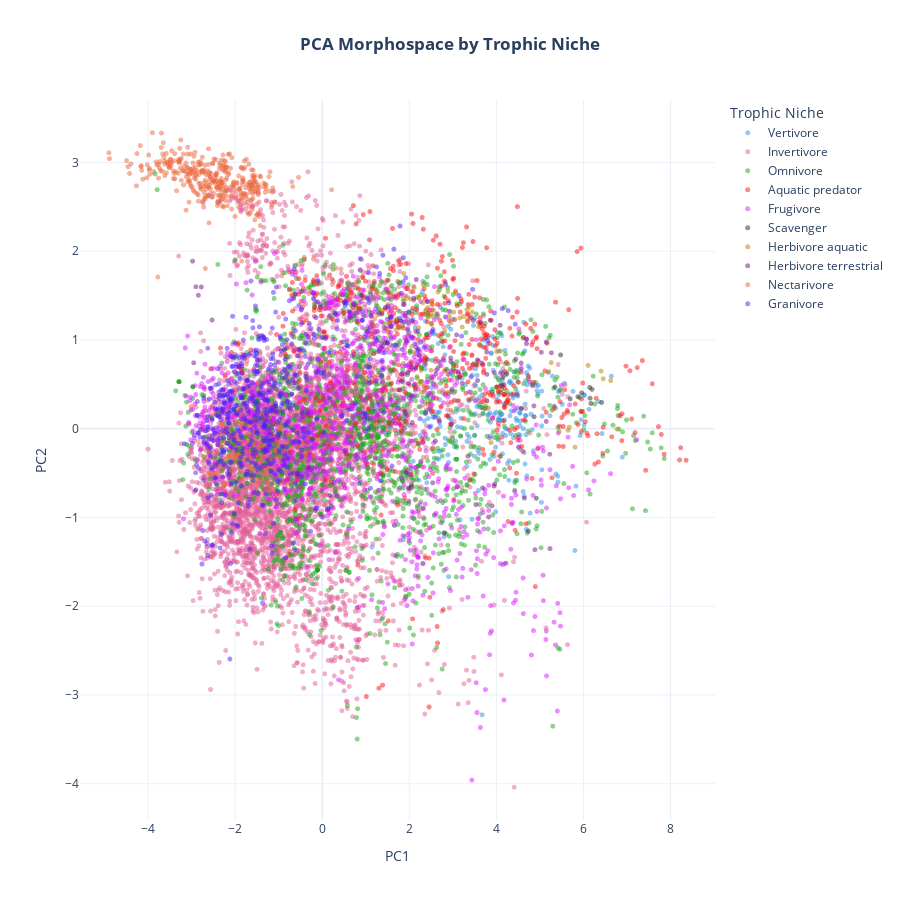
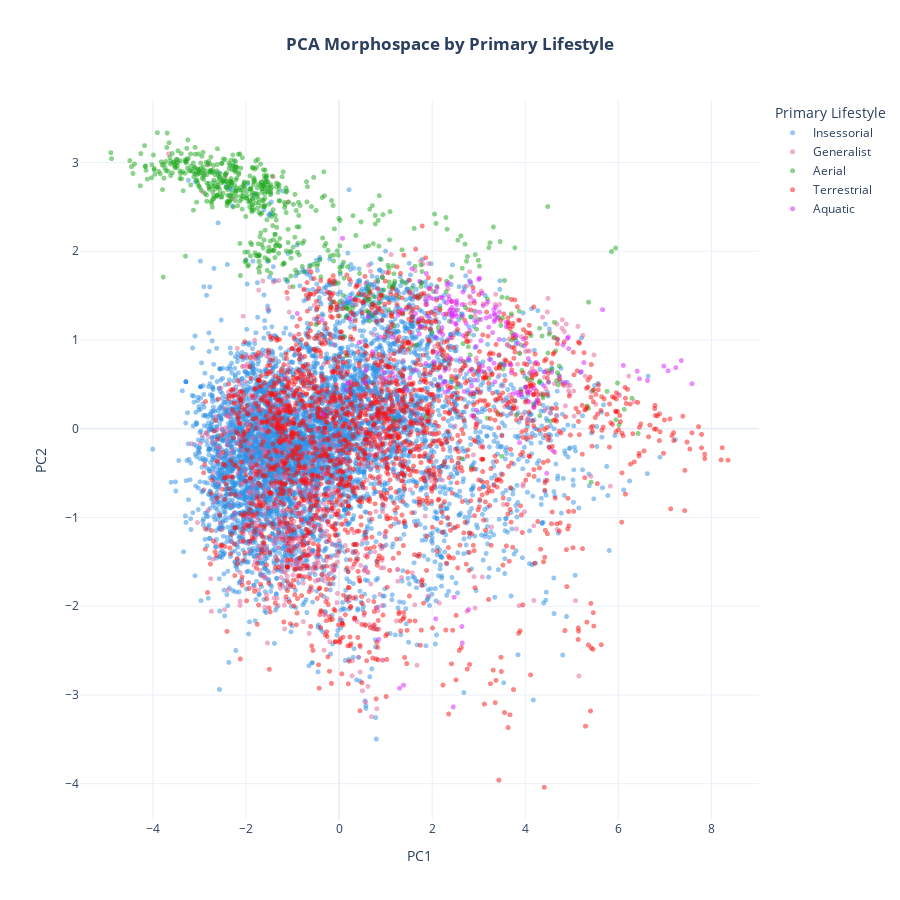
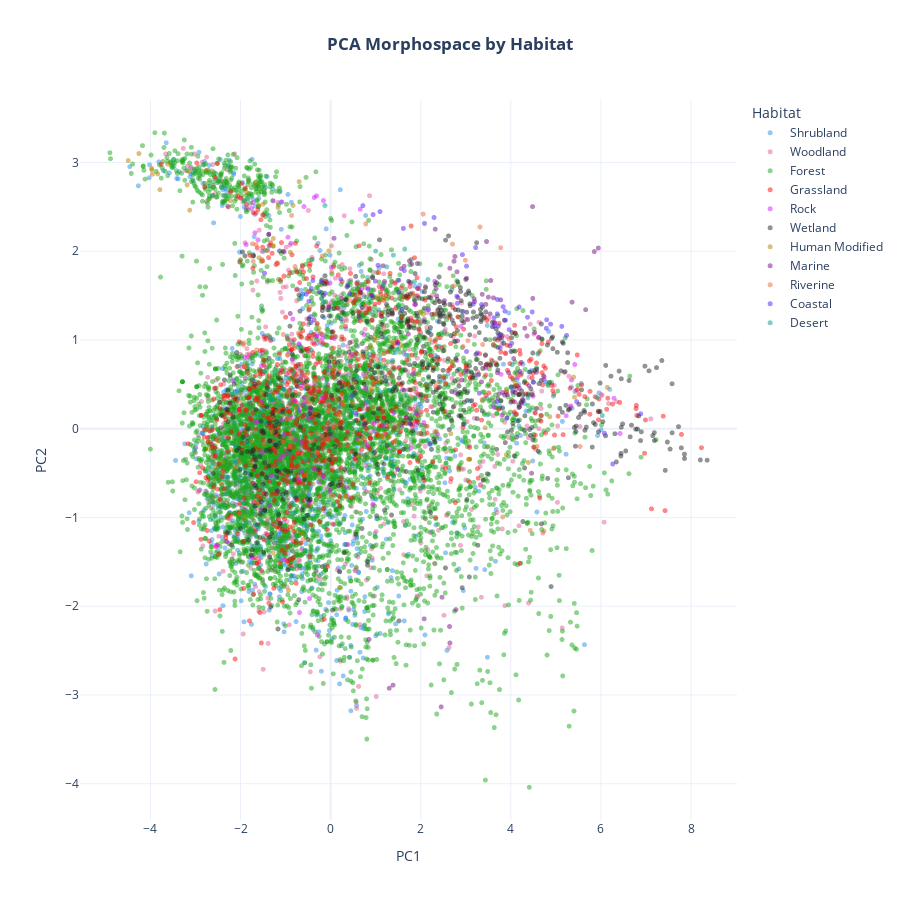
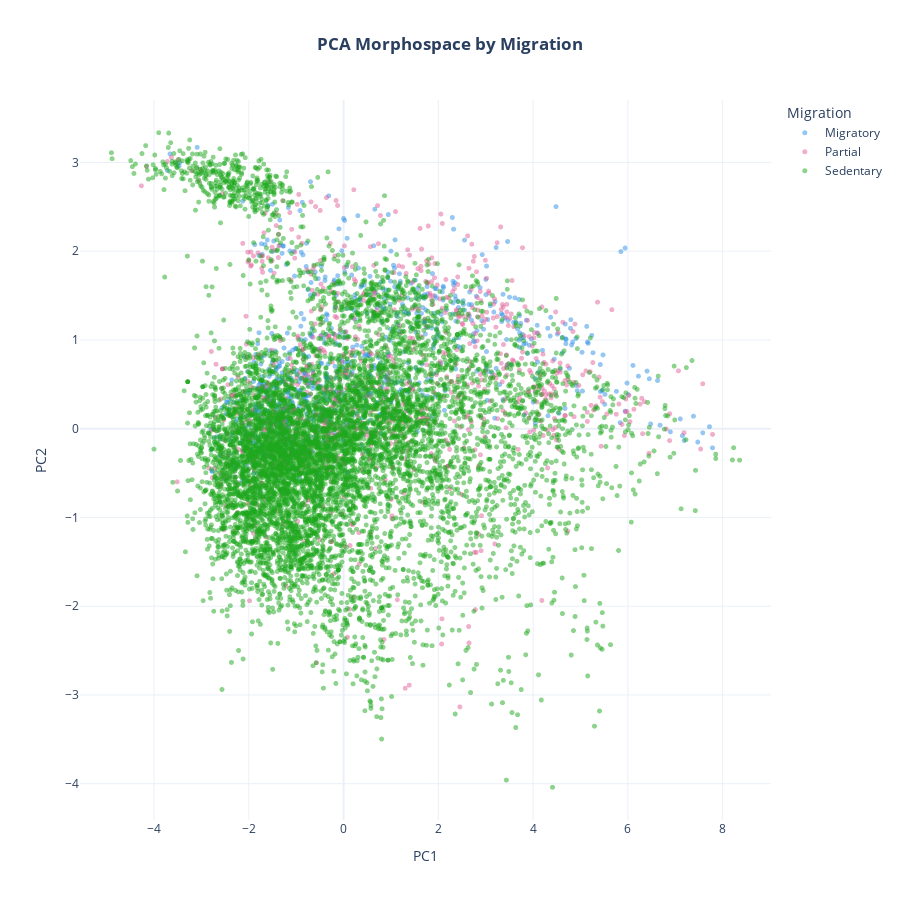

Notebook code cell kept with these figures, in order:
### Code cell
x_min, x_max = df_clean['PC1'].min(), df_clean['PC1'].max()
y_min, y_max = df_clean['PC2'].min(), df_clean['PC2'].max()
x_padding = (x_max - x_min) * 0.05
y_padding = (y_max - y_min) * 0.05
x_range = [x_min - x_padding, x_max + x_padding]
y_range = [y_min - y_padding, y_max + y_padding]

for cat in categories:
    if cat in df_clean.columns:
        clean_name = cat.replace('.', ' ').replace('_', ' ')
        
        fig = px.scatter(
            df_clean, 
            x='PC1', 
            y='PC2', 
            color=cat,
            color_discrete_sequence=px.colors.qualitative.Dark24,
            title=f'<b>PCA Morphospace by {clean_name}</b>',
            template='plotly_white',
            opacity=0.5,
            labels={cat: clean_name} 
        )
        
        fig.update_traces(marker=dict(size=5))

        fig.update_layout(
            autosize=True, 
            title_x=0.5,
            height=900,
            legend_title_text=clean_name,
            xaxis=dict(range=x_range, autorange=False),
            yaxis=dict(range=y_range, autorange=False)
        )

        fig.show()

### Figure 1 — Plotly figure (JSON) as saved in the notebook; plotly's stock layout.template omitted (floating-point values rounded to 4 significant figures; data arrays with more than 128 entries replaced by an {"elided": "..."} marker saying what was removed)
{"data": [{"hovertemplate": "Trophic Niche=Vertivore<br>PC1=%{x}<br>PC2=%{y}<extra></extra>", "legendgroup": "Vertivore", "marker": {"color": "#2E91E5", "opacity": 0.5, "size": 5, "symbol": "circle"}, "mode": "markers", "name": "Vertivore", "showlegend": true, "type": "scattergl", "x": {"elided": "289 float values"}, "xaxis": "x", "y": {"elided": "289 float values"}, "yaxis": "y"}, {"hovertemplate": "Trophic Niche=Invertivore<br>PC1=%{x}<br>PC2=%{y}<extra></extra>", "legendgroup": "Invertivore", "marker": {"color": "#E15F99", "opacity": 0.5, "size": 5, "symbol": "circle"}, "mode": "markers", "name": "Invertivore", "showlegend": true, "type": "scattergl", "x": {"elided": "4895 float values"}, "xaxis": "x", "y": {"elided": "4895 float values"}, "yaxis": "y"}, {"hovertemplate": "Trophic Niche=Omnivore<br>PC1=%{x}<br>PC2=%{y}<extra></extra>", "legendgroup": "Omnivore", "marker": {"color": "#1CA71C", "opacity": 0.5, "size": 5, "symbol": "circle"}, "mode": "markers", "name": "Omnivore", "showlegend": true, "type": "scattergl", "x": {"elided": "1741 float values"}, "xaxis": "x", "y": {"elided": "1741 float values"}, "yaxis": "y"}, {"hovertemplate": "Trophic Niche=Aquatic predator<br>PC1=%{x}<br>PC2=%{y}<extra></extra>", "legendgroup": "Aquatic predator", "marker": {"color": "#FB0D0D", "opacity": 0.5, "size": 5, "symbol": "circle"}, "mode": "markers", "name": "Aquatic predator", "showlegend": true, "type": "scattergl", "x": {"elided": "523 float values"}, "xaxis": "x", "y": {"elided": "523 float values"}, "yaxis": "y"}, {"hovertemplate": "Trophic Niche=Frugivore<br>PC1=%{x}<br>PC2=%{y}<extra></extra>", "legendgroup": "Frugivore", "marker": {"color": "#DA16FF", "opacity": 0.5, "size": 5, "symbol": "circle"}, "mode": "markers", "name": "Frugivore", "showlegend": true, "type": "scattergl", "x": {"elided": "1054 float values"}, "xaxis": "x", "y": {"elided": "1054 float values"}, "yaxis": "y"}, {"hovertemplate": "Trophic Niche=Scavenger<br>PC1=%{x}<br>PC2=%{y}<extra></extra>", "legendgroup": "Scavenger", "marker": {"color": "#222A2A", "opacity": 0.5, "size": 5, "symbol": "circle"}, "mode": "markers", "name": "Scavenger", "showlegend": true, "type": "scattergl", "x": [5.957, 5.872, 6.152, 6.417, 6.17, 5.346, 5.475, 6.143, 6.196, 4.865, 4.575, 4.917, 4.733, 5.695], "xaxis": "x", "y": [0.404, 0.3605, 0.3437, 0.2964, 0.2842, 0.47, 0.8314, 0.4656, 0.4433, 0.1351, 0.2299, -0.7843, -1.153, 0.336], "yaxis": "y"}, {"hovertemplate": "Trophic Niche=Herbivore aquatic<br>PC1=%{x}<br>PC2=%{y}<extra></extra>", "legendgroup": "Herbivore aquatic", "marker": {"color": "#B68100", "opacity": 0.5, "size": 5, "symbol": "circle"}, "mode": "markers", "name": "Herbivore aquatic", "showlegend": true, "type": "scattergl", "x": [2.553, 2.271, 2.428, 2.514, 2.062, 1.732, 2.524, 2.033, 3.244, 2.411, 3.344, 3.326, 3.591, 3.37, 3.159, 3.215, 3.444, 2.655, 2.312, 2.424, 2.512, 2.215, 1.857, 1.958, 2.814, 1.716, 5.26, 6.626, 6.107, 6.404, 5.203, 6.452, 2.277, 2.176, 2.215, 2.66, 3.072, 2.381, 2.955, 3.02, 1.274, 1.359, 1.75, 2.165, 2.098, 4.093, 4.006, 2.321, 2.109, 2.884, 2.498, 1.875, 2.18, 3.615, 2.92, 1.865, 5.645, 5.444, 5.675, 2.283, 2.956, 2.688, 2.496, 3.817, 2.87, 3.877, 2.221, 2.347, 1.629, 2.0, 1.006, 5.303, 6.771, 5.808], "xaxis": "x", "y": [1.335, 0.6571, 1.256, 1.174, 0.9278, 1.661, 1.267, 1.463, 1.264, 1.292, 1.23, 1.343, 1.149, 1.371, 1.248, 1.144, 1.316, 1.271, 1.418, 1.365, 1.42, 1.474, 1.451, 1.474, 1.105, 1.238, 0.7449, 0.5429, 0.7133, 0.649, 0.6429, 0.5627, 0.4097, 0.5871, 1.139, 1.541, 1.526, 1.339, 1.195, 1.313, 1.282, 1.336, 1.153, 1.085, 0.8597, 0.8737, 0.8698, 1.622, 1.59, 1.546, 1.294, 1.748, 1.481, 0.9513, 1.271, 0.736, -0.01764, -0.03129, 0.01802, 0.5285, 0.2083, 0.4191, 0.6578, 0.2338, 0.4099, -0.1567, 0.5039, 0.4421, 0.4328, -0.05458, 0.5668, 0.2208, -0.005144, -0.2076], "yaxis": "y"}, {"hovertemplate": "Trophic Niche=Herbivore terrestrial<br>PC1=%{x}<br>PC2=%{y}<extra></extra>", "legendgroup": "Herbivore terrestrial", "marker": {"color": "#750D86", "opacity": 0.5, "size": 5, "symbol": "circle"}, "mode": "markers", "name": "Herbivore terrestrial", "showlegend": true, "type": "scattergl", "x": [5.032, 5.263, 4.086, 5.145, 4.688, 3.858, 3.636, 4.69, 4.447, 3.468, 5.145, 3.087, 3.951, 4.475, 4.569, 3.777, 3.568, 2.976, 2.891, 3.564, 1.451, 1.117, 0.5067, -0.4895, 1.821, 2.069, 2.599, 1.912, 1.887, 1.981, 1.823, 2.608, 4.643, 4.177, 4.239, 3.899, 5.231, 4.884, 2.953, 2.951, 1.96, 2.062, 2.147, 2.222, 1.447, 1.8, 2.062, 5.226, 2.967, 3.156, 1.93, 1.975, 2.797, 2.001, 2.049, 2.536, 1.99, 1.787, 2.035, 1.942, 1.894, 4.832, 4.862, 4.148, 3.781, 4.119, 3.668, 3.214, 3.348, 3.959, 3.947, 3.53, 2.415, 3.821, -0.1621, -0.1763, -0.3173, -0.5631, 0.1746, 1.384, -2.978, -2.53, -2.953, -2.903, -2.845, -2.777, 2.159], "xaxis": "x", "y": [0.8611, 0.8555, 1.165, 0.9763, 1.012, 1.223, 1.198, 0.9586, 0.7841, 1.22, 0.08225, 1.058, 0.6304, 0.3832, 0.7396, 0.8637, 0.5429, 0.4457, 0.6115, 0.7756, 1.366, 1.516, 1.421, 1.542, 0.6173, 0.06989, -0.1387, 0.08189, 0.005001, 0.5069, 0.5329, 0.6167, -0.7822, 0.4973, 0.6226, -0.8688, -1.351, -1.363, 0.7577, 0.7959, 0.6296, 0.3726, 0.6807, 0.8264, 0.9666, 1.215, 0.6905, -0.2875, 0.04626, 0.5818, -0.4953, -0.6678, -1.175, -0.6724, -0.6294, -0.6093, -0.8168, 0.4355, -0.4444, 0.1475, 0.1958, 0.4855, 0.2571, 0.5776, 0.6127, 0.4876, 0.7397, 0.5121, -0.309, -0.6233, -0.6455, -0.8548, 0.7805, -0.994, -0.921, -0.4489, -0.436, -0.5029, -0.752, 0.9319, 1.888, 1.224, 0.742, 1.6, 1.503, 1.597, 1.681], "yaxis": "y"}, {"hovertemplate": "Trophic Niche=Nectarivore<br>PC1=%{x}<br>PC2=%{y}<extra></extra>", "legendgroup": "Nectarivore", "marker": {"color": "#EB663B", "opacity": 0.5, "size": 5, "symbol": "circle"}, "mode": "markers", "name": "Nectarivore", "showlegend": true, "type": "scattergl", "x": {"elided": "504 float values"}, "xaxis": "x", "y": {"elided": "504 float values"}, "yaxis": "y"}, {"hovertemplate": "Trophic Niche=Granivore<br>PC1=%{x}<br>PC2=%{y}<extra></extra>", "legendgroup": "Granivore", "marker": {"color": "#511CFB", "opacity": 0.5, "size": 5, "symbol": "circle"}, "mode": "markers", "name": "Granivore", "showlegend": true, "type": "scattergl", "x": {"elided": "650 float values"}, "xaxis": "x", "y": {"elided": "650 float values"}, "yaxis": "y"}], "layout": {"autosize": true, "height": 900, "legend": {"title": {"text": "Trophic Niche"}, "tracegroupgap": 0}, "title": {"text": "<b>PCA Morphospace by Trophic Niche</b>", "x": 0.5}, "xaxis": {"anchor": "y", "autorange": false, "domain": [0, 1], "range": [-5.564, 9.021], "title": {"text": "PC1"}}, "yaxis": {"anchor": "x", "autorange": false, "domain": [0, 1], "range": [-4.409, 3.704], "title": {"text": "PC2"}}}}

### Figure 2 — Plotly figure (JSON) as saved in the notebook; plotly's stock layout.template omitted (floating-point values rounded to 4 significant figures; data arrays with more than 128 entries replaced by an {"elided": "..."} marker saying what was removed)
{"data": [{"hovertemplate": "Primary Lifestyle=Insessorial<br>PC1=%{x}<br>PC2=%{y}<extra></extra>", "legendgroup": "Insessorial", "marker": {"color": "#2E91E5", "opacity": 0.5, "size": 5, "symbol": "circle"}, "mode": "markers", "name": "Insessorial", "showlegend": true, "type": "scattergl", "x": {"elided": "5980 float values"}, "xaxis": "x", "y": {"elided": "5980 float values"}, "yaxis": "y"}, {"hovertemplate": "Primary Lifestyle=Generalist<br>PC1=%{x}<br>PC2=%{y}<extra></extra>", "legendgroup": "Generalist", "marker": {"color": "#E15F99", "opacity": 0.5, "size": 5, "symbol": "circle"}, "mode": "markers", "name": "Generalist", "showlegend": true, "type": "scattergl", "x": {"elided": "847 float values"}, "xaxis": "x", "y": {"elided": "847 float values"}, "yaxis": "y"}, {"hovertemplate": "Primary Lifestyle=Aerial<br>PC1=%{x}<br>PC2=%{y}<extra></extra>", "legendgroup": "Aerial", "marker": {"color": "#1CA71C", "opacity": 0.5, "size": 5, "symbol": "circle"}, "mode": "markers", "name": "Aerial", "showlegend": true, "type": "scattergl", "x": {"elided": "671 float values"}, "xaxis": "x", "y": {"elided": "671 float values"}, "yaxis": "y"}, {"hovertemplate": "Primary Lifestyle=Terrestrial<br>PC1=%{x}<br>PC2=%{y}<extra></extra>", "legendgroup": "Terrestrial", "marker": {"color": "#FB0D0D", "opacity": 0.5, "size": 5, "symbol": "circle"}, "mode": "markers", "name": "Terrestrial", "showlegend": true, "type": "scattergl", "x": {"elided": "2146 float values"}, "xaxis": "x", "y": {"elided": "2146 float values"}, "yaxis": "y"}, {"hovertemplate": "Primary Lifestyle=Aquatic<br>PC1=%{x}<br>PC2=%{y}<extra></extra>", "legendgroup": "Aquatic", "marker": {"color": "#DA16FF", "opacity": 0.5, "size": 5, "symbol": "circle"}, "mode": "markers", "name": "Aquatic", "showlegend": true, "type": "scattergl", "x": {"elided": "187 float values"}, "xaxis": "x", "y": {"elided": "187 float values"}, "yaxis": "y"}], "layout": {"autosize": true, "height": 900, "legend": {"title": {"text": "Primary Lifestyle"}, "tracegroupgap": 0}, "title": {"text": "<b>PCA Morphospace by Primary Lifestyle</b>", "x": 0.5}, "xaxis": {"anchor": "y", "autorange": false, "domain": [0, 1], "range": [-5.564, 9.021], "title": {"text": "PC1"}}, "yaxis": {"anchor": "x", "autorange": false, "domain": [0, 1], "range": [-4.409, 3.704], "title": {"text": "PC2"}}}}

### Figure 3 — Plotly figure (JSON) as saved in the notebook; plotly's stock layout.template omitted (floating-point values rounded to 4 significant figures; data arrays with more than 128 entries replaced by an {"elided": "..."} marker saying what was removed)
{"data": [{"hovertemplate": "Habitat=Shrubland<br>PC1=%{x}<br>PC2=%{y}<extra></extra>", "legendgroup": "Shrubland", "marker": {"color": "#2E91E5", "opacity": 0.5, "size": 5, "symbol": "circle"}, "mode": "markers", "name": "Shrubland", "showlegend": true, "type": "scattergl", "x": {"elided": "1325 float values"}, "xaxis": "x", "y": {"elided": "1325 float values"}, "yaxis": "y"}, {"hovertemplate": "Habitat=Woodland<br>PC1=%{x}<br>PC2=%{y}<extra></extra>", "legendgroup": "Woodland", "marker": {"color": "#E15F99", "opacity": 0.5, "size": 5, "symbol": "circle"}, "mode": "markers", "name": "Woodland", "showlegend": true, "type": "scattergl", "x": {"elided": "879 float values"}, "xaxis": "x", "y": {"elided": "879 float values"}, "yaxis": "y"}, {"hovertemplate": "Habitat=Forest<br>PC1=%{x}<br>PC2=%{y}<extra></extra>", "legendgroup": "Forest", "marker": {"color": "#1CA71C", "opacity": 0.5, "size": 5, "symbol": "circle"}, "mode": "markers", "name": "Forest", "showlegend": true, "type": "scattergl", "x": {"elided": "5728 float values"}, "xaxis": "x", "y": {"elided": "5728 float values"}, "yaxis": "y"}, {"hovertemplate": "Habitat=Grassland<br>PC1=%{x}<br>PC2=%{y}<extra></extra>", "legendgroup": "Grassland", "marker": {"color": "#FB0D0D", "opacity": 0.5, "size": 5, "symbol": "circle"}, "mode": "markers", "name": "Grassland", "showlegend": true, "type": "scattergl", "x": {"elided": "754 float values"}, "xaxis": "x", "y": {"elided": "754 float values"}, "yaxis": "y"}, {"hovertemplate": "Habitat=Rock<br>PC1=%{x}<br>PC2=%{y}<extra></extra>", "legendgroup": "Rock", "marker": {"color": "#DA16FF", "opacity": 0.5, "size": 5, "symbol": "circle"}, "mode": "markers", "name": "Rock", "showlegend": true, "type": "scattergl", "x": [5.328, 6.425, 6.292, -1.755, -1.275, -1.865, -1.871, -1.723, -1.082, -0.3625, -0.1595, -0.5921, -0.3136, 0.658, 0.6875, 1.147, -0.01469, 0.01443, 2.06, 1.864, 0.7636, 0.9668, 2.894, 2.31, 1.754, 0.5951, 1.906, 1.821, 2.069, -1.072, 4.148, 3.781, -1.345, 0.3835, -1.744, -1.744, 4.736, 5.347, 2.995, 3.443, -0.8048, -1.028, -1.647, -1.513, -1.531, -1.647, -2.519, -2.542, -0.02619, -0.635, -0.1774, -1.903, 0.8114, 0.7498, -1.611, -1.875, -1.679, -0.8803, -1.373, -1.029, -0.9482, -0.6903, -1.032, -0.4683, -0.2942, -0.4515, -0.5871, -0.1581, -0.6465, 0.4648, 0.781, -0.469, -0.1879, -0.4496, -0.4916, -0.6465, 0.02819, -0.7918, -0.6373, -1.327, -0.6004, -0.8874, 0.3719, 0.355, 0.9411, -0.01472, -0.8393, 0.07881, -0.1862, -0.7026, -0.8494, -1.11, -2.302, -0.7002, -0.3514, -0.1972, 1.584, 1.78, 1.903, 1.396, 1.763, 2.377, 1.595, -1.534, -1.189, -1.06, 0.7408, -0.3104, -0.3104, -0.6905, -2.173, 5.419, 1.177, 3.8, 4.493, 5.23, 3.622, 2.803, 2.764], "xaxis": "x", "y": [0.2565, -0.05402, 0.3426, 2.484, 2.568, 2.489, 2.529, 2.548, 2.555, 2.605, 2.571, 2.503, 2.624, 2.473, 1.574, 1.591, 1.642, 1.817, 1.219, 1.399, 0.2834, 0.05675, 1.153, 1.662, 1.648, -0.1154, 0.1698, 0.6173, 0.06989, 0.1009, 0.5776, 0.6127, -0.8694, -1.305, -1.449, -1.449, 0.5541, 0.5486, 0.6503, 0.6955, 0.3194, -0.06535, 0.07344, -0.2672, 0.3096, 0.07344, -1.314, -1.313, 0.7021, 0.6057, 1.02, 0.8016, -0.1886, 0.04546, 2.127, 2.074, 2.208, 2.09, 2.192, 1.991, 2.158, -2.072, -1.477, -1.913, -2.323, 0.22, 0.345, -0.5379, -0.4846, 0.837, 0.4534, -0.828, 0.3465, 0.1905, 0.1147, -0.1575, -0.07943, -0.1168, 0.4854, -0.5291, 0.2852, 0.1229, -0.7624, -0.6553, -0.8519, -0.6939, 1.236, 1.017, 1.062, 0.957, 0.7843, -0.3263, -1.273, -0.574, -0.4551, -0.07563, 0.03302, -0.2199, 0.04915, 0.1768, 0.05419, -0.06405, 0.4425, 0.7079, -0.6988, -0.3015, 1.062, 1.046, 1.046, 0.2055, 0.5394, 0.723, 0.03783, 0.1505, 0.366, 0.1461, 0.243, 0.7692, 0.4062], "yaxis": "y"}, {"hovertemplate": "Habitat=Wetland<br>PC1=%{x}<br>PC2=%{y}<extra></extra>", "legendgroup": "Wetland", "marker": {"color": "#222A2A", "opacity": 0.5, "size": 5, "symbol": "circle"}, "mode": "markers", "name": "Wetland", "showlegend": true, "type": "scattergl", "x": {"elided": "592 float values"}, "xaxis": "x", "y": {"elided": "592 float values"}, "yaxis": "y"}, {"hovertemplate": "Habitat=Human Modified<br>PC1=%{x}<br>PC2=%{y}<extra></extra>", "legendgroup": "Human Modified", "marker": {"color": "#B68100", "opacity": 0.5, "size": 5, "symbol": "circle"}, "mode": "markers", "name": "Human Modified", "showlegend": true, "type": "scattergl", "x": [2.785, 6.143, -1.503, -0.6988, -1.168, -1.857, -1.596, -0.8345, 1.819, -1.863, -1.669, -2.757, -3.972, -3.97, -3.839, -3.791, -3.127, -3.956, -4.493, -3.62, -4.256, -2.227, -3.186, -3.135, 4.865, 4.733, 2.06, 1.981, -0.6974, -0.3571, -0.7791, -0.3363, -0.7743, 1.374, 1.565, 0.6898, 0.9798, 0.929, 0.9439, 0.8966, 2.114, 1.957, 1.955, 1.486, 2.346, 0.7224, 0.2784, -0.2578, 4.39, 3.899, 0.1971, -0.525, 3.91, 4.105, 2.673, 3.291, 3.061, 3.088, 3.088, -0.1848, -1.198, -1.275, -1.275, -1.275, -1.272, -0.8937, -1.59, -0.03857, -2.003, 0.9107, 0.177, 0.2517, 1.096, 0.6283, 2.667, 1.435, -0.3092, -1.096, -0.9376, -0.3074, 1.295, 0.8845, -0.6317, -0.9344, -1.768, -0.554, 0.3418, 0.328, 0.337, -2.217, -2.55, -2.389, -1.54, -1.764, -2.504, -2.432, -1.577, -2.715, 0.621, 0.9804, 0.1471, 0.04869, -1.915, 3.431, 1.542, 5.414, 5.392, 1.182, 1.031, 0.7673, 1.079, 1.157, 1.157], "xaxis": "x", "y": [1.073, 0.4656, 2.529, 2.783, 2.492, 2.524, 2.517, 2.516, 1.499, 2.662, 2.772, 2.912, 2.932, 2.918, 2.871, 2.694, 2.462, 2.867, 3.021, 2.982, 3.1, 2.569, 2.747, 2.896, 0.1351, -1.153, 1.287, 1.315, 0.3929, 0.5476, 0.2327, 0.1782, 0.08594, 0.9825, 0.9474, 0.8231, 1.035, 0.244, 0.5265, 0.4324, 0.4888, 0.6088, -0.05476, -0.4488, -0.0306, -0.1032, 0.2931, 1.129, -0.3806, -0.2938, -1.788, 0.472, 0.4225, 0.5087, 0.7586, 0.6182, -0.3438, -0.3443, -0.3443, -0.07997, 0.1913, -1.399, 2.059, 2.059, 2.144, 1.988, 1.926, 2.005, 1.897, 0.4537, 0.1197, 0.3838, -0.08261, -0.1353, -0.05683, -0.1436, 0.5573, 0.5203, 0.405, -0.05062, -0.09685, 0.9247, -1.182, -1.82, -0.1414, -0.5254, -0.7608, -0.7506, -0.7629, -0.2351, -0.44, -0.3782, 0.4021, -0.3967, -0.1337, -0.6201, 0.2735, -0.229, -0.3051, 0.9947, 0.3324, 0.6726, -1.017, 0.01092, 0.06704, 0.3556, 0.5816, 1.47, 1.486, 0.5674, 0.5395, -0.09124, -0.09124], "yaxis": "y"}, {"hovertemplate": "Habitat=Marine<br>PC1=%{x}<br>PC2=%{y}<extra></extra>", "legendgroup": "Marine", "marker": {"color": "#750D86", "opacity": 0.5, "size": 5, "symbol": "circle"}, "mode": "markers", "name": "Marine", "showlegend": true, "type": "scattergl", "x": [4.619, 3.951, 3.812, 3.043, 4.065, 3.981, 4.233, 0.6273, -0.8963, -0.3658, 0.07561, 1.725, 1.929, 2.525, 2.355, 0.235, 0.241, 1.632, 1.164, 2.76, 4.487, 3.185, 3.776, 3.445, 4.53, 3.539, 3.555, 2.322, 4.361, 4.309, 3.502, 3.461, 5.661, 0.9307, 1.195, 3.196, 3.614, 3.365, 1.567, 3.018, 2.738, 1.751, 2.646, 1.926, 2.805, 1.801, 1.885, 1.682, 2.34, 2.824, 2.816, 2.454, 2.076, 2.648, 2.639, 2.472, 2.781, 1.301, 1.385, 0.8516, 5.853, 4.483, 5.942, 4.236, 4.08, 4.259, 4.19, 3.818, 4.042, 4.016, 2.915, 4.571, 4.461, 3.704, 4.737, 3.349, 3.862, 4.096, 4.201, 3.739, 3.921, 4.401, 4.18, 5.36], "xaxis": "x", "y": [1.031, 0.6304, 1.048, 1.23, 0.7902, 0.9317, 0.7477, 1.265, 1.298, 1.224, 2.145, 1.066, 1.58, 1.443, 1.496, 1.234, 1.468, 1.83, 1.836, 1.94, 1.468, 1.463, 1.452, 1.401, 1.084, 1.293, 1.67, 2.248, 1.044, 1.132, 1.482, 2.109, 1.341, 1.704, 1.659, 1.431, 1.474, 1.514, 1.803, 1.695, 1.887, 1.89, 1.808, 1.861, 1.768, 1.855, 1.4, 0.1259, 1.578, 1.479, 0.9903, -3.135, -2.142, -2.414, -2.229, -1.899, -2.038, -2.924, -2.89, -2.375, 1.996, 2.503, 2.035, 0.2885, 0.3016, 0.331, 0.4563, 0.4074, 0.4209, 0.4729, 0.5502, 0.6365, -0.502, 0.6307, 0.5865, 0.5284, 0.3786, 0.4101, 0.645, 0.3942, 0.3836, 0.4835, 0.2387, 1.426], "yaxis": "y"}, {"hovertemplate": "Habitat=Riverine<br>PC1=%{x}<br>PC2=%{y}<extra></extra>", "legendgroup": "Riverine", "marker": {"color": "#EB663B", "opacity": 0.5, "size": 5, "symbol": "circle"}, "mode": "markers", "name": "Riverine", "showlegend": true, "type": "scattergl", "x": [3.048, 3.965, 2.942, 3.564, 2.381, 3.615, -0.8661, 0.01752, 4.141, 0.6248, 0.4261, -0.4564, 0.7783, 1.177, 2.331, 0.02333, -0.1867, 3.374, 2.74, 2.991, 3.315, 3.776, 2.053, 2.706, 0.7797, -1.05, -0.515, 0.04651, -0.6085, -1.894, -0.8086, -1.643, -1.924, -1.837, -1.937, 1.173, -0.7145, 0.08185, -1.917, 1.043, 1.445, 2.21, 2.348, 0.5279, -0.2057, 3.821, -0.05708, -0.4135, -0.04741, 0.4876, -0.7303, 0.215, -0.8603, -2.042, -1.532, -1.177, -1.72, -0.79, -1.752, -1.658, -1.734, -1.411, -1.406, -0.07641, -0.4918, -0.439, 0.1638, -0.5177, 0.04463, 0.08986, 0.2809, -1.287, -0.5043, -1.058, -1.128, -0.3045, -0.6085, -0.9544, -0.9544, -0.8552, -0.9106, -2.019, -0.9054, -2.732, -1.297, -1.48, -2.123, -2.043, 3.362, 4.582, 4.431, 5.536, 4.948], "xaxis": "x", "y": [0.9918, 1.01, 0.926, 0.7756, 1.026, 0.9513, 2.403, 2.06, 0.6057, 1.486, 1.444, 1.373, 1.385, 0.8444, 0.4817, 1.766, 1.947, 0.9488, 1.608, 1.898, 2.273, 2.039, 2.418, 2.079, 2.307, 1.062, 0.6202, 0.9041, 0.5994, 0.6879, 0.9063, 0.8892, 0.9655, 0.6293, 0.9445, 1.133, 1.076, 1.033, 0.7055, 0.7785, 1.346, 1.006, 0.7712, 0.5166, 1.066, -0.994, 0.3102, -0.1403, 0.2045, 0.2885, -0.2649, 0.1546, -1.104, 0.3125, 1.906, 1.861, 1.886, 1.828, 1.946, 2.075, 2.083, 2.005, -1.018, 0.1963, 0.8734, 0.2886, 0.1662, 0.3449, -0.7529, 0.03442, 0.2665, 0.1139, 0.3008, -0.1512, 0.2413, -0.2727, -1.249, 0.8302, 0.8302, -0.1038, 0.1103, -0.9571, -0.2042, -0.006067, -0.03824, -0.1753, -0.4283, -0.3763, 0.3286, -0.1993, -1.145, -0.2004, -0.2251], "yaxis": "y"}, {"hovertemplate": "Habitat=Coastal<br>PC1=%{x}<br>PC2=%{y}<extra></extra>", "legendgroup": "Coastal", "marker": {"color": "#511CFB", "opacity": 0.5, "size": 5, "symbol": "circle"}, "mode": "markers", "name": "Coastal", "showlegend": true, "type": "scattergl", "x": [3.881, -0.2536, 1.487, -0.1268, -0.4841, -0.03925, -0.2078, -0.4304, 1.589, -0.4368, -0.543, -0.4443, 0.4263, 3.252, 1.054, 3.723, 3.627, 4.021, 3.633, 3.962, 3.764, 3.642, 3.732, 1.615, 3.017, 2.925, 1.636, 4.882, 4.796, 4.185, 3.702, 3.828, 3.7, 4.475, 3.352, 4.788, 4.37, 2.814, 3.868, 5.238, 5.131, 3.167, 2.938, 2.801, 2.296, 2.083, 0.9429, 0.7156, 1.096, 3.219, 0.2238, 0.9923, 0.9193, 0.3821, 1.515, 0.8337, -0.3938, 1.514, 2.171, 3.016, 6.885, 1.488, 2.21, 3.28, 0.4773, 0.5611, -1.467, 6.077, 6.262, 3.913, 3.3, 3.692, 5.462, 4.503], "xaxis": "x", "y": [1.221, 1.544, 0.9593, 1.527, 1.435, 1.368, 1.657, 1.58, 1.347, 1.196, 1.515, 1.263, 1.523, 0.8554, 1.842, 1.156, 1.25, 0.962, 1.158, 1.116, 0.9094, 1.191, 1.047, 2.257, 1.832, 1.962, 1.781, 1.179, 1.228, 1.372, 1.457, 1.375, 1.294, 1.316, 1.399, 1.131, 1.256, 1.413, 1.325, 1.052, 1.153, 1.405, 1.321, 1.493, 2.38, 2.313, 2.412, 2.513, 2.446, 2.041, 1.684, 1.662, 1.502, 1.612, 1.673, 1.572, 1.67, 1.54, 1.339, 0.8696, 0.1685, -0.4615, -0.1638, 0.6068, 0.3698, 0.1733, 1.752, -0.05088, -0.398, 0.1199, 0.4002, 0.3022, 0.3051, 0.5234], "yaxis": "y"}, {"hovertemplate": "Habitat=Desert<br>PC1=%{x}<br>PC2=%{y}<extra></extra>", "legendgroup": "Desert", "marker": {"color": "#00A08B", "opacity": 0.5, "size": 5, "symbol": "circle"}, "mode": "markers", "name": "Desert", "showlegend": true, "type": "scattergl", "x": [-0.1272, 1.17, 1.067, 0.8636, 1.476, 1.161, 1.005, 1.507, 0.9995, 0.5833, 4.812, 4.946, 4.015, 6.031, 5.912, 0.8245, -1.237, -0.9896, -1.075, -0.5748, -1.108, -0.5453, -0.3817, -1.301, -1.301, -0.9012, 0.2116, -1.731, -1.467, -1.382, -1.614, 4.033, 4.599, 2.159, 1.849, 1.285, 1.38, -1.487, -2.18, -2.114, -1.33, -1.13, -1.059, -1.059, -2.049, -1.803, -0.9629, 0.3739, -2.665, -1.457, -0.04537, -0.2645, -0.1043, -0.9805, -0.5301, -1.841, -1.349, -0.4266, -0.9235, -1.568, -1.152, -3.026, -1.994, -2.12, 1.86, 1.393, 1.246, 1.646, 2.159, 4.563], "xaxis": "x", "y": [2.515, 1.625, 1.34, 1.466, 0.8945, 0.6856, 0.7187, 1.374, 2.001, 0.583, 0.5025, 0.3684, 0.4652, 0.1482, 0.3507, 0.3039, 0.6425, 0.5775, 0.5047, 0.2607, 0.2633, -0.3563, -0.31, 0.3249, 0.3249, -0.2876, 1.245, 0.5529, 0.6414, 0.3812, -1.112, 0.7217, 0.8398, -0.1282, -0.2798, -0.3374, -0.42, 0.2082, 0.3869, -0.1951, 1.016, 0.792, 0.4471, 0.4471, 0.7043, 0.2828, 1.044, 0.3423, -1.025, 0.04638, 0.3236, -0.11, 0.4998, -0.2648, 0.1557, -0.1589, 0.5065, 0.8844, 0.2908, 0.1421, -0.3867, -0.24, -0.4516, -0.3782, 1.657, 1.955, 1.824, 2.024, 1.681, 0.2238], "yaxis": "y"}], "layout": {"autosize": true, "height": 900, "legend": {"title": {"text": "Habitat"}, "tracegroupgap": 0}, "title": {"text": "<b>PCA Morphospace by Habitat</b>", "x": 0.5}, "xaxis": {"anchor": "y", "autorange": false, "domain": [0, 1], "range": [-5.564, 9.021], "title": {"text": "PC1"}}, "yaxis": {"anchor": "x", "autorange": false, "domain": [0, 1], "range": [-4.409, 3.704], "title": {"text": "PC2"}}}}

### Figure 4 — Plotly figure (JSON) as saved in the notebook; plotly's stock layout.template omitted (floating-point values rounded to 4 significant figures; data arrays with more than 128 entries replaced by an {"elided": "..."} marker saying what was removed)
{"data": [{"hovertemplate": "Migration=Migratory<br>PC1=%{x}<br>PC2=%{y}<extra></extra>", "legendgroup": "Migratory", "marker": {"color": "#2E91E5", "opacity": 0.5, "size": 5, "symbol": "circle"}, "mode": "markers", "name": "Migratory", "showlegend": true, "type": "scattergl", "x": {"elided": "844 float values"}, "xaxis": "x", "y": {"elided": "844 float values"}, "yaxis": "y"}, {"hovertemplate": "Migration=Partial<br>PC1=%{x}<br>PC2=%{y}<extra></extra>", "legendgroup": "Partial", "marker": {"color": "#E15F99", "opacity": 0.5, "size": 5, "symbol": "circle"}, "mode": "markers", "name": "Partial", "showlegend": true, "type": "scattergl", "x": {"elided": "985 float values"}, "xaxis": "x", "y": {"elided": "985 float values"}, "yaxis": "y"}, {"hovertemplate": "Migration=Sedentary<br>PC1=%{x}<br>PC2=%{y}<extra></extra>", "legendgroup": "Sedentary", "marker": {"color": "#1CA71C", "opacity": 0.5, "size": 5, "symbol": "circle"}, "mode": "markers", "name": "Sedentary", "showlegend": true, "type": "scattergl", "x": {"elided": "8002 float values"}, "xaxis": "x", "y": {"elided": "8002 float values"}, "yaxis": "y"}], "layout": {"autosize": true, "height": 900, "legend": {"title": {"text": "Migration"}, "tracegroupgap": 0}, "title": {"text": "<b>PCA Morphospace by Migration</b>", "x": 0.5}, "xaxis": {"anchor": "y", "autorange": false, "domain": [0, 1], "range": [-5.564, 9.021], "title": {"text": "PC1"}}, "yaxis": {"anchor": "x", "autorange": false, "domain": [0, 1], "range": [-4.409, 3.704], "title": {"text": "PC2"}}}}
